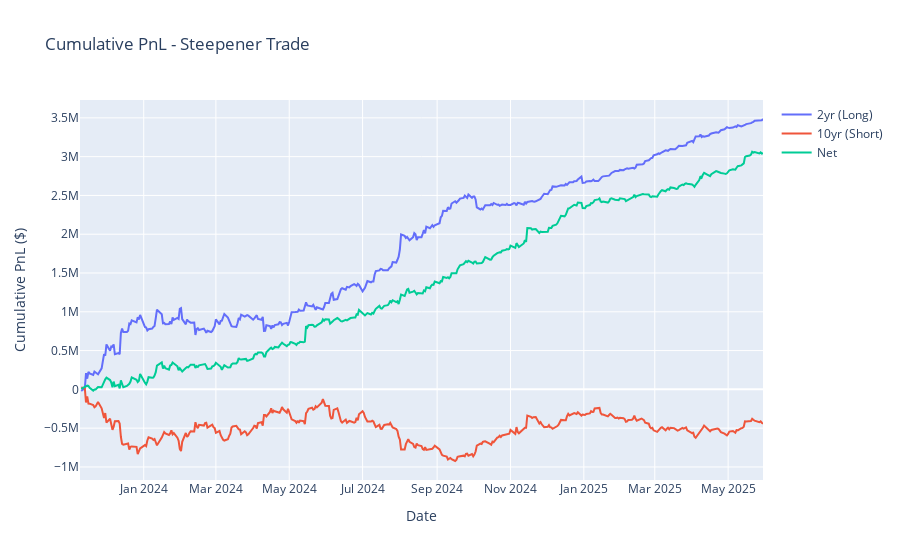

Here is the notebook cell this chart was saved with:
### Markdown cell above
# 1.4

### Code cell
pnl_plot = pnl.with_columns(
    cum_pnl_2y=pl.col("pnl_2y").cum_sum(),
    cum_pnl_10y=pl.col("pnl_10y").cum_sum(),
    cum_pnl_net=pl.col("pnl_net").cum_sum(),
)

fig = go.Figure()
fig.add_trace(go.Scatter(x=pnl_plot["quote date"], y=pnl_plot["cum_pnl_2y"], mode="lines", name="2yr (Long)"))
fig.add_trace(go.Scatter(x=pnl_plot["quote date"], y=pnl_plot["cum_pnl_10y"], mode="lines", name="10yr (Short)"))
fig.add_trace(go.Scatter(x=pnl_plot["quote date"], y=pnl_plot["cum_pnl_net"], mode="lines", name="Net"))
fig.update_layout(
    title="Cumulative PnL - Steepener Trade",
    xaxis_title="Date",
    yaxis_title="Cumulative PnL ($)",
    hovermode="x unified",
)
fig.show()

print(f"Total cumulative PnL (no coupons): ${pnl_plot['cum_pnl_net'][-1]:,.2f}")

### Figure 1 — Plotly figure (JSON) as saved in the notebook; plotly's stock layout.template omitted (floating-point values rounded to 4 significant figures; data arrays with more than 128 entries replaced by an {"elided": "..."} marker saying what was removed)
{"data": [{"mode": "lines", "name": "2yr (Long)", "type": "scatter", "x": {"elided": "388 str values"}, "y": {"elided": "388 float values"}}, {"mode": "lines", "name": "10yr (Short)", "type": "scatter", "x": {"elided": "388 str values"}, "y": {"elided": "388 float values"}}, {"mode": "lines", "name": "Net", "type": "scatter", "x": {"elided": "388 str values"}, "y": {"elided": "388 float values"}}], "layout": {"hovermode": "x unified", "title": {"text": "Cumulative PnL - Steepener Trade"}, "xaxis": {"title": {"text": "Date"}}, "yaxis": {"title": {"text": "Cumulative PnL ($)"}}}}
